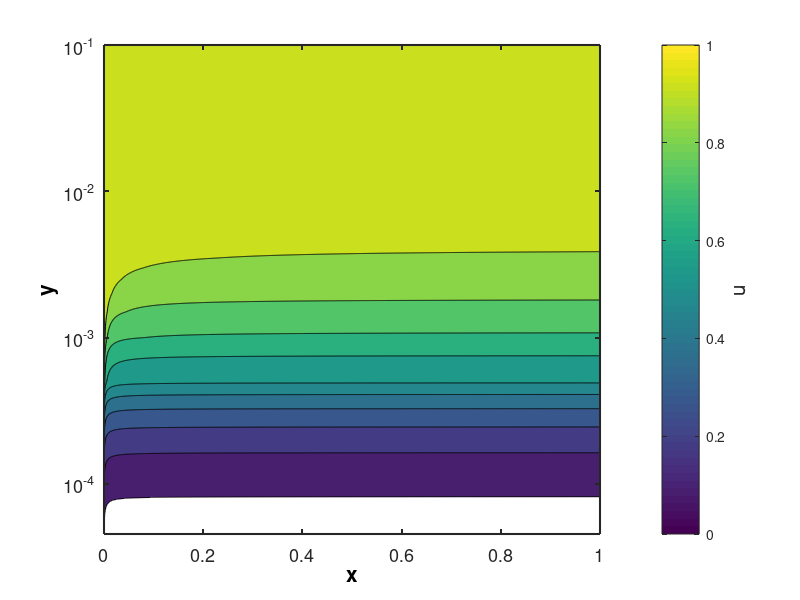
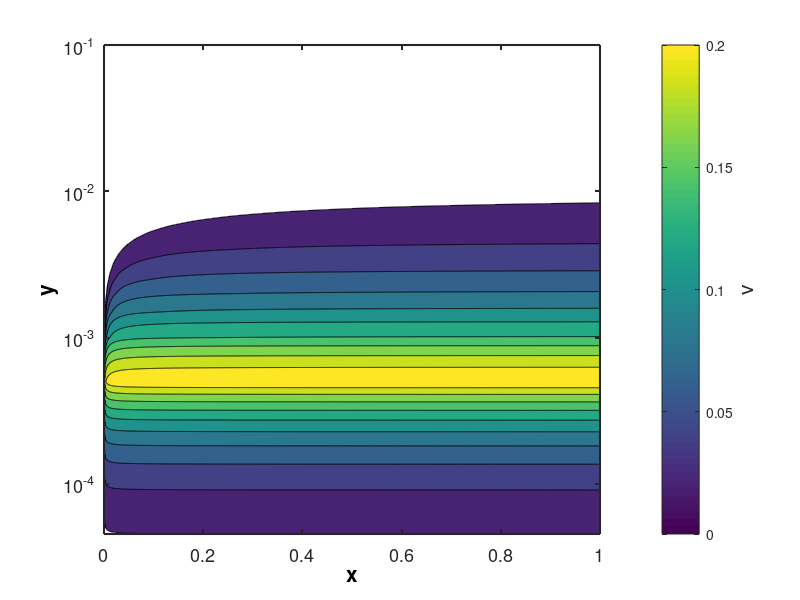
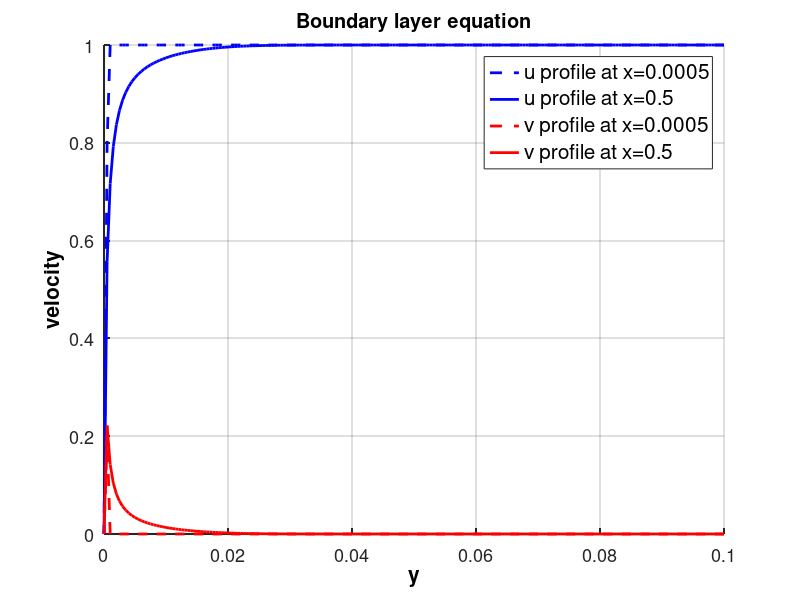

These charts were generated, in order, by the following MATLAB code:
clc, clear, close
tic
%solving the boundary layer equation
%% calculation
%parameters
delta_x=0.0005;%grid distance along x axis
length_x=1;
nx=length_x/delta_x;
x=0:delta_x:1;
delta_y=0.0005;%grid diatance along y axis
Re=1e4;
delta=5/(Re)^0.5;
length_y=2*delta;
ny=length_y/delta_y;
y=0:delta_y:length_y;
u_infinity=1;

%construct velocity matrix
u=zeros(ny+1,nx+1);
v=zeros(ny+1,nx+1);

%boundary conditions
u(:,1)=1;%left_bc
v(:,1)=0;
u(ny+1,:)=0;%bottom_bc
v(ny+1,:)=0;
u(1,:)=u_infinity;%top_bc
v(1,:)=0;

%coefficient of discretization equation
co_1=delta_x/delta_y^2;
co_2=delta_x/(2*delta_y);
co_3=delta_y/(2*delta_x);
co_4=1/Re;


%numerical method to solve boundary layer equation
[X,Y]=meshgrid(x,y);
for i=1:nx
     for j=2:ny
         u(j,i+1)=u(j,i)+co_4*co_1*(u(j+1,i)-2*u(j,i)+u(j-1,i))*(1/u(j,i))-co_2*(v(j,i)/u(j,i))*(u(j+1,i)-u(j-1,i));
         v(j,i+1)=v(j-1,i+1)-co_3*(u(j,i+1)-u(j,i)+u(j,i+1)-u(j-1,i));
     end
end
toc

%% figure
% the whole domain
figure('Name','u of the whole domain','NumberTitle','off')
y_reality=fliplr(y);
contourf(x,y_reality,u)
set(gca,'YScale','log')
set(gca,'Fontsize',13,'linewidth',1.5)
xlabel('x','Fontsize',15,'FontWeight','bold','Color','k')
ylabel('y','Fontsize',15,'FontWeight','bold','Color','k')
a=colorbar;
ylabel(a,'u','FontSize',15)
caxis([0 1]);


figure('Name','v of the whole domain','NumberTitle','off')
y_reality=fliplr(y);
contourf(x,y_reality,v)
set(gca,'YScale','log')
set(gca,'Fontsize',13,'linewidth',1.5)
xlabel('x','Fontsize',15,'FontWeight','bold','Color','k')
ylabel('y','Fontsize',15,'FontWeight','bold','Color','k')
a=colorbar;
ylabel(a,'v','FontSize',15)
caxis([0 0.2]);

% velocity profile
figure('Name','velocity profile at x=0.0005 and 0.5','NumberTitle','off')
hold on

title('Boundary layer equation')
plot(y_reality,u(:,2),'b--','LineWidth',2)
set(gca,'Fontsize',13,'linewidth',1.5)
xlabel('y','Fontsize',15,'FontWeight','bold','Color','k')
ylabel('velocity','Fontsize',15,'FontWeight','bold','Color','k');

plot(y_reality,u(:,0.5/delta_x+1),'b-','LineWidth',2)
set(gca,'Fontsize',13,'linewidth',1.5)
xlabel('y','Fontsize',15,'FontWeight','bold','Color','k')
ylabel('velocity','Fontsize',15,'FontWeight','bold','Color','k')

plot(y_reality,v(:,2),'r--','LineWidth',2)
set(gca,'Fontsize',13,'linewidth',1.5)
xlabel('y','Fontsize',15,'FontWeight','bold','Color','k')
ylabel('velocity','Fontsize',15,'FontWeight','bold','Color','k');

plot(y_reality,v(:,0.5/delta_x+1),'r-','LineWidth',2)
set(gca,'Fontsize',13,'linewidth',1.5)
xlabel('y','Fontsize',15,'FontWeight','bold','Color','k')
ylabel('velocity','Fontsize',15,'FontWeight','bold','Color','k');

Legend={'u profile at x=0.0005','u profile at x=0.5','v profile at x=0.0005','v profile at x=0.5'};
legend(Legend,'FontSize',15);
grid on;

hold off



